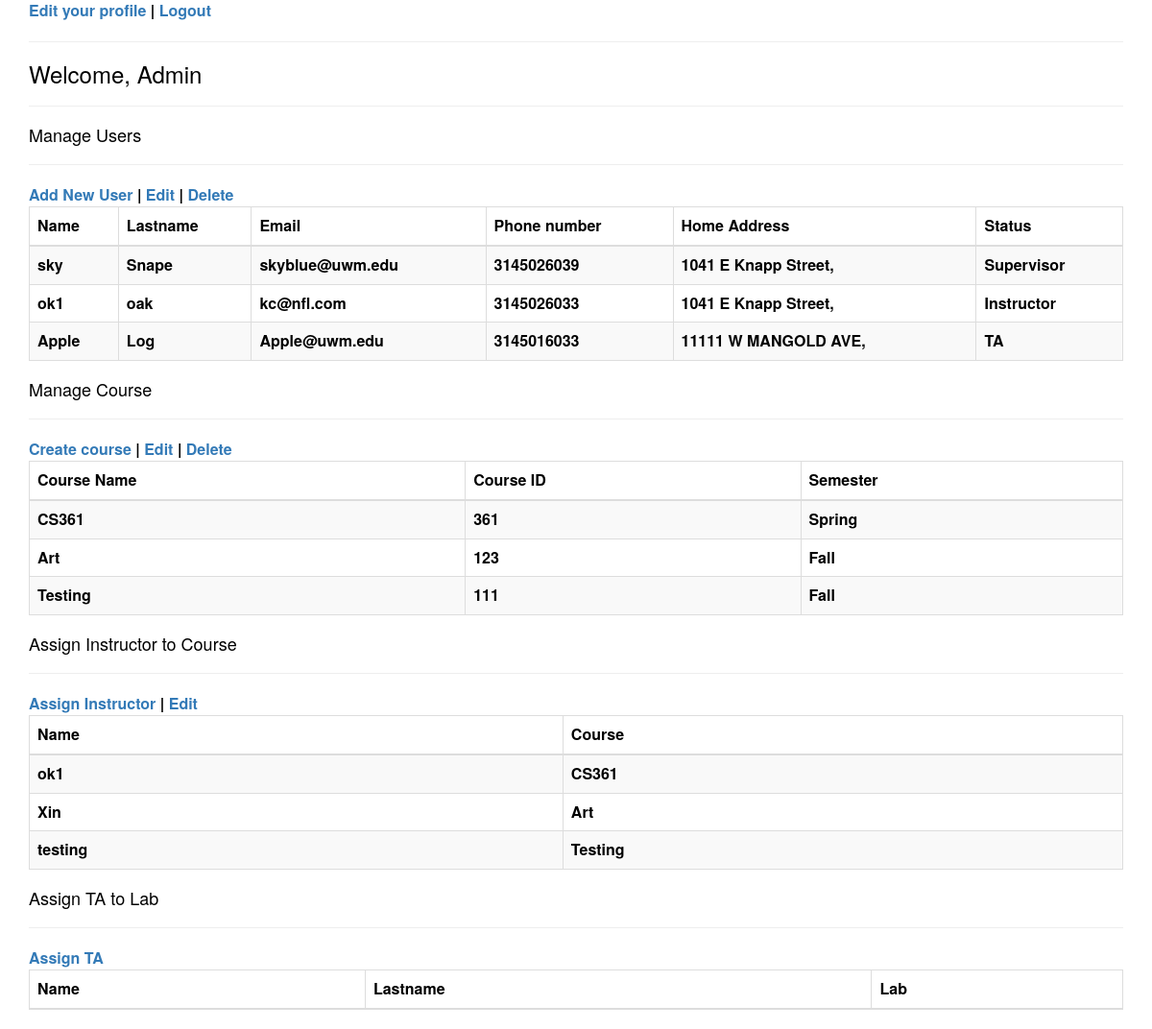
Page /supervisor/ (signed in) on the committed database.
### TA_Scheduler/models.py (models this page shows)
class Account(models.Model):
    name = models.CharField(max_length=20, null=True)
    lastname = models.CharField(max_length=20, null=True)
    email = models.EmailField(max_length=254, null=True)
    phone_number = models.IntegerField(null=True)
    home_address = models.CharField(max_length=100, null=True)
    password = models.CharField(max_length=20, default="123")
    status = models.CharField(max_length=20, null=True)

class Course(models.Model):
    name = models.CharField(max_length=30)
    cId = models.IntegerField(null=True)
    semester = models.CharField(max_length=20, null=True)
    instructor_name = models.CharField(max_length=20, null=True)

### TA_Scheduler/views.py (the view)
# urls.py: path('supervisor/', AdminView.as_view(), name='supervisor'),
class AdminView(View):
    def get(self, request):
        return render(request, 'AdminP.html', {"accounts": Account.objects.all(),
                                               "courses": Course.objects.all(),
                                               "name": request.session.get("username")})

### templates/AdminP.html (shortened to what this page needs)
<!DOCTYPE html>
<html>
<head>
	<link rel="stylesheet" href="https://maxcdn.bootstrapcdn.com/bootstrap/3.3.5/css/bootstrap.min.css">
</head>
<body>
<div class="container">
	<a href=" ">Edit your profile</a> | <a href="/">Logout</a>
	<hr>
	<h3>Welcome, {{name}} </h3>
	<hr>
    <h4>Manage Users</h4>
	<hr>
	<a href="/newAccount">Add New User</a> | <a href="">Edit</a> | <a href="/delete_account">Delete</a>
	<table class="table class table-bordered table-striped table-hovered">
		<thead>
			<tr>
				<th>Name</th>
                <th>Lastname</th>
				<th>Email</th>
				<th>Phone number</th>
				<th>Home Address</th>
				<th>Status</th>
			</tr>
		</thead>
        <tbody>
            {%for user in accounts %}
            <tr>
				    <td>{{user.name}}</td>
				    <td>{{user.lastname }}</td>
				    <td>{{user.email}}</td>
				    <td>{{user.phone_number}}</td>
                    <td>{{user.home_address}}</td>
                    <td>{{user.status}}</td>
            </tr>
            {%endfor%}
        </tbody>
	</table>
    <h4>Manage Course</h4>
	<hr>
	<a href="/courses">Create course</a> | <a href="">Edit</a> | <a href="/delete_course">Delete</a>
	<table class="table class table-bordered table-striped table-hovered">
		<thead>
			<tr>
				<th>Course Name</th>
                <th>Course ID</th>
				<th>Semester</th>
			</tr>
		</thead>
		<tbody>
		{% for course in courses %}
			<tr>
                <td>{{course.name}}</td>
                <td>{{course.cId}}</td>
                <td>{{course.semester}}</td>
			</tr>
			{%endfor%}
		</tbody>
	</table>
    <h4>Assign Instructor to Course</h4>
	<hr>
	<a href="/assign_instructor_to_course">Assign Instructor</a> | <a href="">Edit</a>
	<table class="table class table-bordered table-striped table-hovered">
		<thead>
			<tr>
				<th>Name</th>
				<th>Course</th>
			</tr>
		</thead>
		<tbody>
		{% for course in courses %}
			<tr>
				<td>{{course.instructor_name}}</td>
				<td>{{course.name}}</td>
			</tr>
        {%endfor%}
		</tbody>
	</table>
    <h4>Assign TA to Lab</h4>
	<hr>
	<a href="/assign_ta_to_lab">Assign TA</a>
	<table class="table class table-bordered table-striped table-hovered">
		<thead>
			<tr>
				<th>Name</th>
                <th>Lastname</th>
				<th>Lab</th>
			</tr>
		</thead>
	</table>
</div>
</body>
</html>

### templates/AdminP.html (style rules this page uses)
body { color:black; font-size:16px; font-weight:bold; background-image: url("http://www.estidia.eu/wp-content/uploads/2018/04/Savin-NY-Website-Background-Web.jpg"); }

### rows in the picture
Account: name "sky", lastname "Snape", email "skyblue@uwm.edu", phone_number "3145026039", home_address "1041 E Knapp Street,", status "Supervisor"
Account: name "ok1", lastname "oak", email "kc@nfl.com", phone_number "3145026033", home_address "1041 E Knapp Street,", status "Instructor"
Account: name "Apple", lastname "Log", email "Apple@uwm.edu", phone_number "3145016033", home_address "11111 W MANGOLD AVE,", status "TA"
Course: name "CS361", cId "361", semester "Spring", instructor_name "ok1"
Course: name "Art", cId "123", semester "Fall", instructor_name "Xin"
Course: name "Testing", cId "111", semester "Fall", instructor_name "testing"

### other values in the picture
{{ name }} "Admin"
